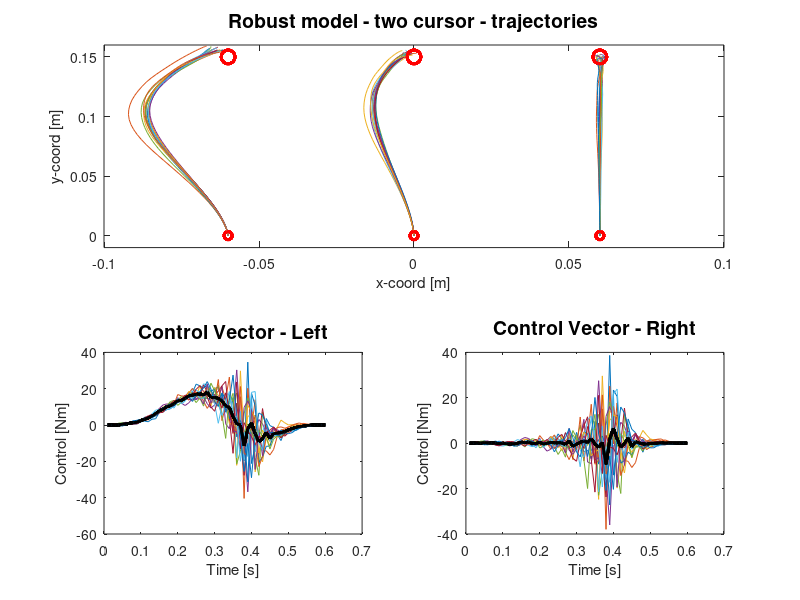
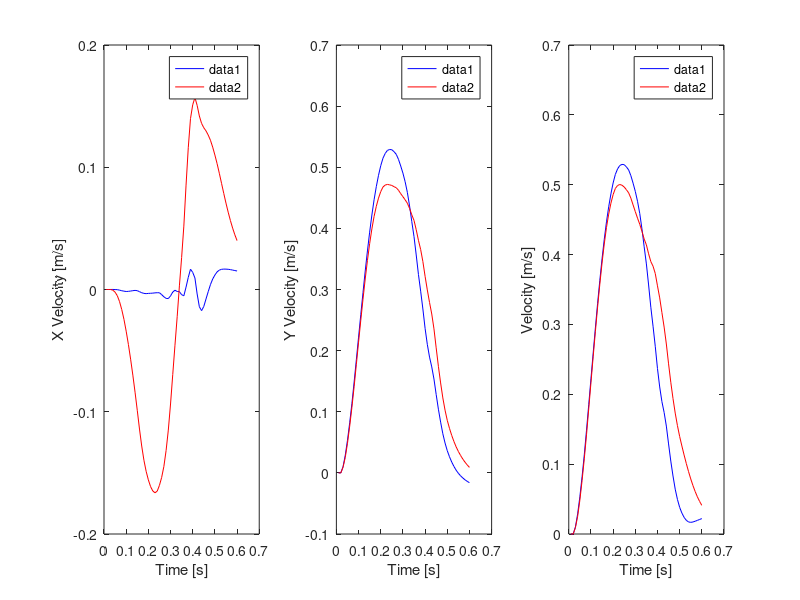
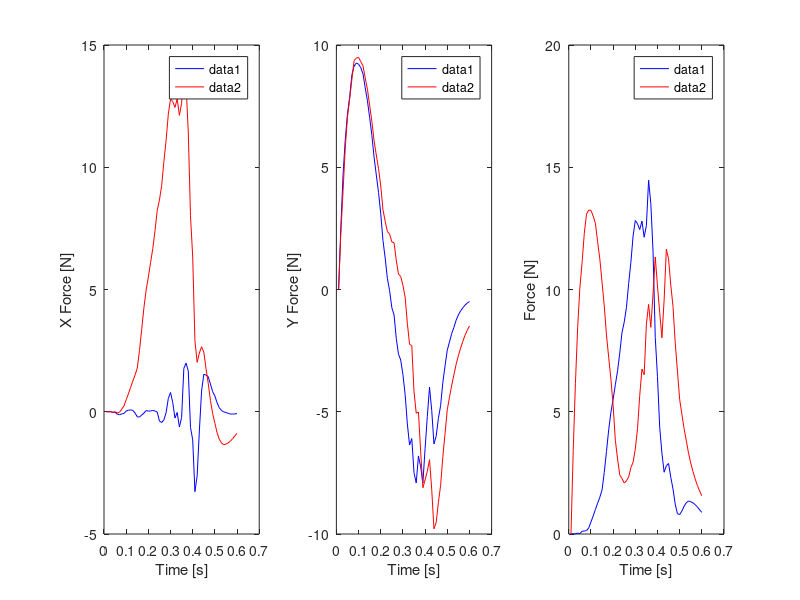

These charts were generated, in order, by the following MATLAB code:
clear all
close all
clc

%-------------------------------------------------------------------------%
% based on the papers:
%
% 1) "A very fast time scale of human motor adaptation: Within movement 
% adjustments of internal representations during reaching", Crevecoeur
% 2020.
%
% 2) "Optimal Task-Dependent Changes of Bimanual Feedback Control and 
% Adaptation", Diedrichsen 2007.

%% %---PARAMETERS---% %% 

m              = 2.5;  % [kg]
k              = 0.1;  % [Nsm^-1]
tau            = 0.1;  % [s]
delta          = 0.01; % [s]  
theta          = 15;   % [N/(m/s)] - coeff pert force (F = +-L*dy/dt)
alpha          = [1000 1000 20 20 0 0];% [PosX, PosY, VelX, VelY, Fx, Fy]
learning_rates = [.1 .1];% [right left]
coeffQ         = 1;      % increase or decrease Q matrix during trials
time           = 0.6;    % [s] - experiment 1 - reaching the target
stab           = 0.01;   % [s] - experiment 1 - stabilization 
nStep          = round((time+stab)/delta)-1;
N              = round(time/delta);

% Protocol parameters

right_perturbation = 'BASELINE';     % CCW, CW or BASELINE (no FFs)
left_perturbation  = 'CCW';% CCW, CW or BASELINE (no FFs)
numoftrials        = 15;        % number of trials 
catch_trials       = 0;         % number of catch trials


%% %---SYSTEM CREATION---% %%

% STATE VECTOR REPRESENTATION:
% (1-6)  RIGHT HAND x, y, dx, dy, fx and fy
% (7-12) LEFT HAND  x, y, dx, dy, fx and fy

xinit  = [.06 0 0 0 0 0 -.06 0 0 0 0 0]';    % [right left]
xfinal = [.06 .15 0 0 0 0 -.06 .15 0 0 0 0]';% [right left] 

%---System---%
A = [0 0 1 0 0 0; 0 0 0 1 0 0;...
	 0 0 -k/m 0 1/m 0;...
	 0 0 0 -k/m 0 1/m; 0 0 0 0 -1/tau 0;...
	 0 0 0 0 0 -1/tau];
A = blkdiag(A,A);	 
B = zeros(6,2);
B(5,1) = 1/tau;
B(6,2) = 1/tau;
B = blkdiag(B,B);

ns = size(A,1);
nc = size(B,2);

A_hat = A;
DA = (A-A_hat)*delta; % Used when there is a model error
A = eye(size(A))+delta*A;
A_hat = eye(size(A_hat))+delta*A_hat;
B = delta*B;

% Observability Matrix
H = eye(size(A,1));
E = eye(ns,1)';          %See Basar and Tamer, pp. 171


%% %---COST FUNCTION---% %%

Q = zeros(size(A,1),size(A,2),nStep);
M = Q;
TM = Q;
Id = eye(ns);

runningalpha = zeros(ns,nStep); 
for i = 1:nStep
    fact = min(1,(i*delta/time))^6;
    temp = [fact*10^6 fact*10^6 fact*10^4 fact*10^4 1 1];
    runningalpha(:,i) = [temp temp]';
end

%Filling in the cost matrices
for j = 1:nStep
    for i = 1:ns
        Q(:,:,j) = Q(:,:,j) + runningalpha(i,j)*Id(:,i)*Id(:,i)';       
    end
end


%Signal Dependent Noise
nc = size(B,2);
Csdn = zeros(size(B,1),nc,nc);
for i = 1:nc
    Csdn(:,i,i) = .1*B(:,i);    
end

M = Q;
TM = Q;
D = eye(ns);

% Implementing the backwards recursions

M(:,:,end) = Q(:,:,end);
L = zeros(size(B,2),size(A,1),nStep-1);  % Optimal Minimax Gains
Lambda = zeros(size(A,1),size(A,2),nStep-1);

% Optimization of gamma
gamma = 50000;
minlambda = zeros(nStep-1,1);
gammaK = 0.5;
reduceStep = 1;
positive = false;
relGamma = 1;

while (relGamma > .001 || ~positive)

    for k = nStep-1:-1:1

        % Minimax Feedback Control
        TM(:,:,k) = gamma^2*eye(size(A))-D'*M(:,:,k+1)*D;
        minlambda(k) = min(eig(TM(:,:,k)));

        Lambda(:,:,k) = eye(size(A_hat))+(B*B'-gamma^-2*(D*D'))*M(:,:,k+1);
        M(:,:,k) = Q(:,:,k)+A_hat'*(M(:,:,k+1)^-1+B*B'-gamma^-2*D*D')^-1*A_hat;
        L(:,:,k) = B'*M(:,:,k+1)*Lambda(:,:,k)^-1*A_hat;

    end

    oldGamma = gamma;

    if min(real(minlambda)) >= 0

        gamma = (1-gammaK)*gamma;
        relGamma = (oldGamma-gamma)/oldGamma;
        positive = true;

    elseif min(real(minlambda)) < 0

        gamma = (1-gammaK)^-1*gamma;
        reduceStep = reduceStep + 0.5;
        relGamma = -(oldGamma-gamma)/oldGamma;
        gammaK = gammaK^reduceStep;
        positive = false;

    end
end

%% %---SIMULATION---% %%

% Add perturbation (curl FFs) to the matrix A
switch right_perturbation
    case 'CCW'
        A(3,4) = -delta*(theta/m);
        A(4,3) = delta*(theta/m);
    case 'CW'
        A(3,4) = delta*(theta/m);
        A(4,3) = -delta*(theta/m);
    case 'BASELINE'
        A(3,4) = 0;
        A(4,3) = 0;
    otherwise
        error('The perturbation choice is incorrect !')
end

switch left_perturbation
    case 'CCW'
        A(9,10) = -delta*(theta/m);
        A(10,9) = delta*(theta/m);
    case 'CW'
        A(9,10) = delta*(theta/m);
        A(10,9) = -delta*(theta/m);
    case 'BASELINE'
        A(9,10) = 0;
        A(10,9) = 0;
    otherwise
        error('The perturbation choice is incorrect !')
end

% Initialization simulation

 % Robust
x = zeros(ns,nStep+1,numoftrials);
xhat = x;

control     = zeros(nc,nStep,numoftrials);    % Initialize control
avControl   = zeros(nc,nStep);                % Average Control variable

% Random indexes for catch trials
catch_trials_idx = [];

if catch_trials ~= 0
    while length(catch_trials_idx) ~= catch_trials
        random = randi(numoftrials, 1, 1); 
        catch_trials_idx = [catch_trials_idx random];
        catch_trials_idx = unique(catch_trials_idx);
    end
end

for p = 1:numoftrials

    % Robust
    x(:,1,p) = xinit - xfinal;
    xhat(:,1,p) = x(:,1,p);
    u = zeros(nStep-1,size(B,2)); % size(B,2) is the control dimension
    w = zeros(ns,1);
    Oxi = 0.001*B*B';
    Omega = eye(6)*Oxi(5,5);

    %Parameters for State Estimation
    Sigma = zeros(ns,ns,nStep);
    Sigma(:,:,1) = eye(ns)*10^-2;
    SigmaK = Sigma;

    for i = 1:nStep-1

        %--- Robust ---%
        A_old = A;
        
        if (~isempty(catch_trials_idx)) & (k == catch_trials_idx)
            A(3,4)  = 0;
            A(9,10) = 0;
            A(4,3)  = 0;
            A(10,9) = 0;
        end

        sensoryNoise = mvnrnd(zeros(size(Omega,1),1),Omega)';
        sensoryNoise = [sensoryNoise; sensoryNoise];
        motorNoise = mvnrnd(zeros(size(Oxi,1),1),Oxi)';

        %MINMAX HINFTY CONTROL ------------------------------------------------
        %Riccati Equation for the State Estimator
        Sigma(:,:,i+1) = A_hat*(Sigma(:,:,i)^-1+H'*(E*E')^-1*H-gamma^-2*Q(:,:,i))^-1*A_hat'+D*D';

        %Feedback Eequation
        yx = H*x(:,i,p) + sensoryNoise;

        %Minmax Simulation with State Estimator
        u(i,:) = -B'*(M(:,:,i+1)^-1+B*B'-gamma^-2*(D*D'))^-1*A_hat*...   %Control
        (eye(ns)-gamma^-2*Sigma(:,:,i)*M(:,:,1))^-1*xhat(:,i,p);

        %Signal Dependent Noise - Robust Control
        sdn = 0;

        for isdn = 1:nc
            sdn = sdn + normrnd(0,1)*Csdn(:,:,isdn)*u(i,:)';
        end

        xhat(:,i+1,p) = A_hat*xhat(:,i,p) + B*u(i,:)'+...
        A_hat*(Sigma(:,:,i)^-1+H'*(E*E')^-1*H-gamma^-2*Q(:,:,i))^-1*(gamma^-2*Q(:,:,i)*xhat(:,i,p)+H'*(E*E')^-1*(yx-H*xhat(:,i,p)));

        % Minmax Simulation
        DA = A - A_hat;          
        wx = DA*x(:,i,p); % Non zero if there is a model error. 
        x(:,i+1,p) = A_hat*x(:,i,p) + B*u(i,:)'+ D*wx + motorNoise + sdn;

        % Update the A matrix
        
        % Update the A matrix (see eq.(9))
        eps = x(1:6,i+1,p)- xhat(1:6,i+1,p);
        
        theta_up_R = A_hat(3,4);
        dzhat_dL = zeros(1,6);
        dzhat_dL(1,3) = xhat(4,i+1,p);% x_hat check
        theta_up_R = theta_up_R + learning_rates(1)*dzhat_dL*eps;
        A_hat(3,4) = theta_up_R;
        
        theta_up_R = A_hat(4,3);
        dzhat_dL = zeros(1,6);
        dzhat_dL(1,4) = xhat(3,i+1,p);% x_hat check
        theta_up_R = theta_up_R + learning_rates(1)*dzhat_dL*eps;
        A_hat(4,3) = theta_up_R;
        
        eps = x(7:12,i+1,p)- xhat(7:12,i+1,p);
        
        theta_up_L = A_hat(9,10);
        dzhat_dL = zeros(1,6);
        dzhat_dL(1,3) = xhat(10,i+1,p);
        theta_up_L  = theta_up_L + learning_rates(2)*dzhat_dL*eps;
        A_hat(9,10) = theta_up_L;
        
        theta_up_L = A_hat(10,9);
        dzhat_dL = zeros(1,6);
        dzhat_dL(1,4) = xhat(9,i+1,p);
        theta_up_L  = theta_up_L + learning_rates(2)*dzhat_dL*eps;
        A_hat(10,9) = theta_up_L;

        u_temp = [u(i,1) u(i,2) u(i,3) u(i,4)]';
        control(:,i,p) = u_temp;
        A = A_old;
    end
    
    avControl = avControl + control(:,:,p)/numoftrials;

end

%% %---GRAPHS---% %%

translate = repmat([.06 .15 0 0 0 0 -.06 .15 0 0 0 0]',1,N,numoftrials);
x     = x(:,1:N,:) + translate;

for trial = 1:numoftrials
    
    figure(1)
    
    % Position
    subplot(2,2,[1,2])
    midx = 0.5*(x(1,1:N,trial)+x(7,1:N,trial));
    midy = 0.5*(x(2,1:N,trial)+x(8,1:N,trial));
    plot(x(1,1:N,trial), x(2,1:N,trial)), hold on;
    plot(x(7,1:N,trial), x(8,1:N,trial));
    plot(midx, midy);
    plot(0,0,'ro','LineWidth',2);
    plot(0,.15,'ro','MarkerSize',10,'LineWidth',2);
    plot(0.06,0,'ro','LineWidth',2);
    plot(0.06,.15,'ro','MarkerSize',10,'LineWidth',2);
    plot(-0.06,0,'ro','LineWidth',2);
    plot(-0.06,.15,'ro','MarkerSize',10,'LineWidth',2);
    xlabel('x-coord [m]'); ylabel('y-coord [m]'); title(['Robust model - two cursor - trajectories'],'FontSize',14);
    axis([-(max(x(1,:,1)) + 0.04) (max(x(1,:,1)) + 0.04)  -0.01 0.16])

    % Control
    subplot(2,2,4)
    plot([.01:.01:(nStep)*.01],control(1,:,trial)), hold on;
    plot([.01:.01:(nStep)*.01],avControl(1,:),'k','Linewidth',2)
    xlabel('Time [s]'); ylabel('Control [Nm]'); title('Control Vector - Right','FontSize',14);
    %axis square

    subplot(2,2,3)
    plot([.01:.01:(nStep)*.01],control(3,:,trial)), hold on;
    plot([.01:.01:(nStep)*.01],avControl(3,:),'k','Linewidth',2)
    xlabel('Time [s]'); ylabel('Control [Nm]'); title('Control Vector - Left','FontSize',14);
    %axis square

    %input(' ');    

end

% Velocity profiles

figure(2)
subplot(131)
plot([.01:.01:(nStep)*.01], x(3,:,end), 'b');hold on;
plot([.01:.01:(nStep)*.01], x(9,:,end), 'r');hold off;
xlabel('Time [s]');
ylabel('X Velocity [m/s]');
legend('right', 'left');

subplot(132)
plot([.01:.01:(nStep)*.01], x(4,:,end), 'b');hold on;
plot([.01:.01:(nStep)*.01], x(10,:,end), 'r');hold off;
xlabel('Time [s]');
ylabel('Y Velocity [m/s]');
legend('right', 'left');

subplot(133)
plot([.01:.01:(nStep)*.01], sqrt(x(3,:,end).^2+x(4,:,end).^2), 'b');hold on;
plot([.01:.01:(nStep)*.01], sqrt(x(9,:,end).^2+x(10,:,end).^2), 'r');hold off;
xlabel('Time [s]');
ylabel('Velocity [m/s]');
legend('right', 'left');

% Force profiles

figure(3)
subplot(131)
plot([.01:.01:(nStep)*.01], x(5,:,end), 'b');hold on;
plot([.01:.01:(nStep)*.01], x(11,:,end), 'r');hold off;
xlabel('Time [s]');
ylabel('X Force [N]');
legend('right', 'left');

subplot(132)
plot([.01:.01:(nStep)*.01], x(6,:,end), 'b');hold on;
plot([.01:.01:(nStep)*.01], x(12,:,end), 'r');hold off;
xlabel('Time [s]');
ylabel('Y Force [N]');
legend('right', 'left');

subplot(133)
plot([.01:.01:(nStep)*.01], sqrt(x(5,:,end).^2+x(11,:,end).^2), 'b');hold on;
plot([.01:.01:(nStep)*.01], sqrt(x(6,:,end).^2+x(12,:,end).^2), 'r');hold off;
xlabel('Time [s]');
ylabel('Force [N]');
legend('right', 'left');

